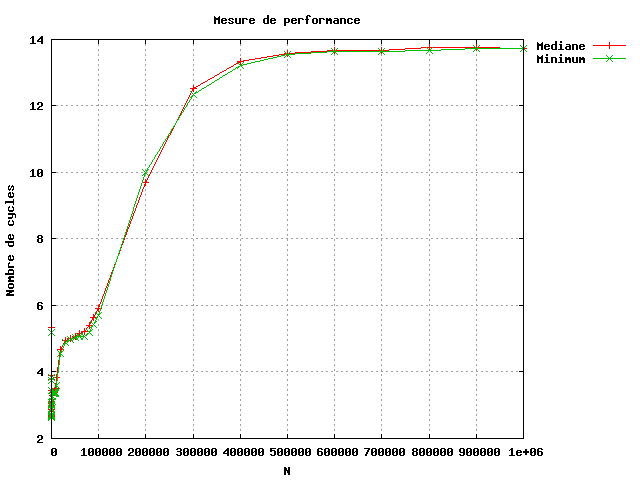

This figure's gnuplot source:
set terminal png medium
set output 'combinaison_options.png'
set title 'Mesure de performance'
set xlabel 'N'
set ylabel 'Nombre de cycles'
set key on outside
set grid ytics xtics mxtics
plot 'combinaison_options.data'using 1:3 with linespoints title 'Mediane', 	'combinaison_options.data'using 1:4 with linespoints title 'Minimum'
